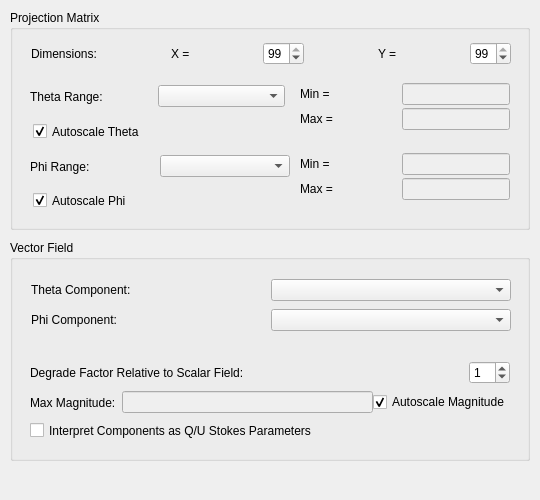
<?xml version="1.0" encoding="UTF-8"?>
<ui version="4.0">
 <author>Ted Kisner</author>
 <class>HealpixConfig</class>
 <widget class="QWidget" name="HealpixConfig">
  <property name="geometry">
   <rect>
    <x>0</x>
    <y>0</y>
    <width>540</width>
    <height>500</height>
   </rect>
  </property>
  <property name="sizePolicy">
   <sizepolicy hsizetype="Minimum" vsizetype="Minimum">
    <horstretch>0</horstretch>
    <verstretch>0</verstretch>
   </sizepolicy>
  </property>
  <property name="minimumSize">
   <size>
    <width>540</width>
    <height>500</height>
   </size>
  </property>
  <widget class="Q3ButtonGroup" name="matGroup">
   <property name="geometry">
    <rect>
     <x>10</x>
     <y>10</y>
     <width>520</width>
     <height>220</height>
    </rect>
   </property>
   <property name="sizePolicy">
    <sizepolicy hsizetype="Preferred" vsizetype="Preferred">
     <horstretch>0</horstretch>
     <verstretch>0</verstretch>
    </sizepolicy>
   </property>
   <property name="title">
    <string>Projection Matrix</string>
   </property>
   <widget class="QCheckBox" name="matPhiAuto">
    <property name="geometry">
     <rect>
      <x>23</x>
      <y>179</y>
      <width>140</width>
      <height>23</height>
     </rect>
    </property>
    <property name="text">
     <string>Autoscale Phi</string>
    </property>
    <property name="checked">
     <bool>true</bool>
    </property>
    <attribute name="buttonGroup">
     <string/>
    </attribute>
   </widget>
   <widget class="QCheckBox" name="matThetaAuto">
    <property name="geometry">
     <rect>
      <x>23</x>
      <y>110</y>
      <width>160</width>
      <height>23</height>
     </rect>
    </property>
    <property name="text">
     <string>Autoscale Theta</string>
    </property>
    <property name="checked">
     <bool>true</bool>
    </property>
    <attribute name="buttonGroup">
     <string/>
    </attribute>
   </widget>
   <widget class="QWidget" name="layout40">
    <property name="geometry">
     <rect>
      <x>20</x>
      <y>70</y>
      <width>255</width>
      <height>33</height>
     </rect>
    </property>
    <layout class="QHBoxLayout">
     <property name="spacing">
      <number>0</number>
     </property>
     <property name="margin">
      <number>0</number>
     </property>
     <item>
      <widget class="QLabel" name="matThetaLabel">
       <property name="text">
        <string>Theta Range: </string>
       </property>
       <property name="wordWrap">
        <bool>false</bool>
       </property>
      </widget>
     </item>
     <item>
      <widget class="KComboBox" name="matThetaUnits"/>
     </item>
    </layout>
   </widget>
   <widget class="QWidget" name="layout43">
    <property name="geometry">
     <rect>
      <x>21</x>
      <y>31</y>
      <width>480</width>
      <height>25</height>
     </rect>
    </property>
    <layout class="QHBoxLayout">
     <property name="spacing">
      <number>0</number>
     </property>
     <property name="margin">
      <number>0</number>
     </property>
     <item>
      <widget class="QLabel" name="matDimLabel">
       <property name="text">
        <string>Dimensions:</string>
       </property>
       <property name="wordWrap">
        <bool>false</bool>
       </property>
      </widget>
     </item>
     <item>
      <spacer name="spacer2">
       <property name="orientation">
        <enum>Qt::Horizontal</enum>
       </property>
       <property name="sizeType">
        <enum>QSizePolicy::Expanding</enum>
       </property>
       <property name="sizeHint" stdset="0">
        <size>
         <width>27</width>
         <height>21</height>
        </size>
       </property>
      </spacer>
     </item>
     <item>
      <widget class="QLabel" name="matDimXLabel">
       <property name="text">
        <string>X =</string>
       </property>
       <property name="wordWrap">
        <bool>false</bool>
       </property>
       <property name="buddy">
        <cstring>matDimX</cstring>
       </property>
      </widget>
     </item>
     <item>
      <spacer name="spacer2_3">
       <property name="orientation">
        <enum>Qt::Horizontal</enum>
       </property>
       <property name="sizeType">
        <enum>QSizePolicy::Expanding</enum>
       </property>
       <property name="sizeHint" stdset="0">
        <size>
         <width>16</width>
         <height>21</height>
        </size>
       </property>
      </spacer>
     </item>
     <item>
      <widget class="KIntSpinBox" name="matDimX">
       <property name="value">
        <number>99</number>
       </property>
       <property name="maxValue" stdset="0">
        <number>10000</number>
       </property>
      </widget>
     </item>
     <item>
      <spacer name="spacer2_3_2">
       <property name="orientation">
        <enum>Qt::Horizontal</enum>
       </property>
       <property name="sizeType">
        <enum>QSizePolicy::Expanding</enum>
       </property>
       <property name="sizeHint" stdset="0">
        <size>
         <width>37</width>
         <height>21</height>
        </size>
       </property>
      </spacer>
     </item>
     <item>
      <widget class="QLabel" name="matDimYLabel">
       <property name="text">
        <string>Y =</string>
       </property>
       <property name="wordWrap">
        <bool>false</bool>
       </property>
       <property name="buddy">
        <cstring>matDimY</cstring>
       </property>
      </widget>
     </item>
     <item>
      <spacer name="spacer2_3_3">
       <property name="orientation">
        <enum>Qt::Horizontal</enum>
       </property>
       <property name="sizeType">
        <enum>QSizePolicy::Expanding</enum>
       </property>
       <property name="sizeHint" stdset="0">
        <size>
         <width>27</width>
         <height>21</height>
        </size>
       </property>
      </spacer>
     </item>
     <item>
      <widget class="KIntSpinBox" name="matDimY">
       <property name="value">
        <number>99</number>
       </property>
       <property name="maxValue" stdset="0">
        <number>10000</number>
       </property>
      </widget>
     </item>
    </layout>
   </widget>
   <widget class="QWidget" name="layout32">
    <property name="geometry">
     <rect>
      <x>290</x>
      <y>70</y>
      <width>210</width>
      <height>54</height>
     </rect>
    </property>
    <layout class="QGridLayout">
     <property name="margin">
      <number>0</number>
     </property>
     <property name="spacing">
      <number>0</number>
     </property>
     <item row="1" column="1">
      <spacer name="spacer52_5_3">
       <property name="orientation">
        <enum>Qt::Horizontal</enum>
       </property>
       <property name="sizeType">
        <enum>QSizePolicy::Expanding</enum>
       </property>
       <property name="sizeHint" stdset="0">
        <size>
         <width>16</width>
         <height>21</height>
        </size>
       </property>
      </spacer>
     </item>
     <item row="1" column="0">
      <widget class="QLabel" name="matThetaMaxLabel">
       <property name="text">
        <string>Max =</string>
       </property>
       <property name="wordWrap">
        <bool>false</bool>
       </property>
       <property name="buddy">
        <cstring>matThetaMax</cstring>
       </property>
      </widget>
     </item>
     <item row="0" column="2">
      <widget class="KLineEdit" name="matThetaMin">
       <property name="enabled">
        <bool>false</bool>
       </property>
      </widget>
     </item>
     <item row="1" column="2">
      <widget class="KLineEdit" name="matThetaMax">
       <property name="enabled">
        <bool>false</bool>
       </property>
      </widget>
     </item>
     <item row="0" column="1">
      <spacer name="spacer52_5">
       <property name="orientation">
        <enum>Qt::Horizontal</enum>
       </property>
       <property name="sizeType">
        <enum>QSizePolicy::Expanding</enum>
       </property>
       <property name="sizeHint" stdset="0">
        <size>
         <width>16</width>
         <height>21</height>
        </size>
       </property>
      </spacer>
     </item>
     <item row="0" column="0">
      <widget class="QLabel" name="matThetaMinLabel">
       <property name="text">
        <string>Min =</string>
       </property>
       <property name="wordWrap">
        <bool>false</bool>
       </property>
       <property name="buddy">
        <cstring>matThetaMin</cstring>
       </property>
      </widget>
     </item>
    </layout>
   </widget>
   <widget class="QWidget" name="layout42">
    <property name="geometry">
     <rect>
      <x>20</x>
      <y>140</y>
      <width>260</width>
      <height>33</height>
     </rect>
    </property>
    <layout class="QHBoxLayout">
     <property name="spacing">
      <number>0</number>
     </property>
     <property name="margin">
      <number>0</number>
     </property>
     <item>
      <widget class="QLabel" name="matPhiLabel">
       <property name="text">
        <string>Phi Range: </string>
       </property>
       <property name="wordWrap">
        <bool>false</bool>
       </property>
      </widget>
     </item>
     <item>
      <widget class="KComboBox" name="matPhiUnits"/>
     </item>
    </layout>
   </widget>
   <widget class="QWidget" name="layout33">
    <property name="geometry">
     <rect>
      <x>290</x>
      <y>140</y>
      <width>210</width>
      <height>54</height>
     </rect>
    </property>
    <layout class="QGridLayout">
     <property name="margin">
      <number>0</number>
     </property>
     <property name="spacing">
      <number>0</number>
     </property>
     <item row="1" column="1">
      <spacer name="spacer52_5_3_2">
       <property name="orientation">
        <enum>Qt::Horizontal</enum>
       </property>
       <property name="sizeType">
        <enum>QSizePolicy::Expanding</enum>
       </property>
       <property name="sizeHint" stdset="0">
        <size>
         <width>16</width>
         <height>21</height>
        </size>
       </property>
      </spacer>
     </item>
     <item row="0" column="1">
      <spacer name="spacer52_5_2">
       <property name="orientation">
        <enum>Qt::Horizontal</enum>
       </property>
       <property name="sizeType">
        <enum>QSizePolicy::Expanding</enum>
       </property>
       <property name="sizeHint" stdset="0">
        <size>
         <width>16</width>
         <height>21</height>
        </size>
       </property>
      </spacer>
     </item>
     <item row="1" column="0">
      <widget class="QLabel" name="matPhiMaxLabel">
       <property name="text">
        <string>Max =</string>
       </property>
       <property name="wordWrap">
        <bool>false</bool>
       </property>
       <property name="buddy">
        <cstring>matPhiMax</cstring>
       </property>
      </widget>
     </item>
     <item row="0" column="2">
      <widget class="KLineEdit" name="matPhiMin">
       <property name="enabled">
        <bool>false</bool>
       </property>
      </widget>
     </item>
     <item row="0" column="0">
      <widget class="QLabel" name="matPhiMinLabel">
       <property name="text">
        <string>Min =</string>
       </property>
       <property name="wordWrap">
        <bool>false</bool>
       </property>
       <property name="buddy">
        <cstring>matPhiMin</cstring>
       </property>
      </widget>
     </item>
     <item row="1" column="2">
      <widget class="KLineEdit" name="matPhiMax">
       <property name="enabled">
        <bool>false</bool>
       </property>
      </widget>
     </item>
    </layout>
   </widget>
  </widget>
  <widget class="Q3ButtonGroup" name="vecGroup">
   <property name="geometry">
    <rect>
     <x>10</x>
     <y>240</y>
     <width>520</width>
     <height>221</height>
    </rect>
   </property>
   <property name="title">
    <string>Vector Field</string>
   </property>
   <widget class="QCheckBox" name="vecQU">
    <property name="geometry">
     <rect>
      <x>20</x>
      <y>180</y>
      <width>440</width>
      <height>21</height>
     </rect>
    </property>
    <property name="text">
     <string>Interpret Components as Q/U Stokes Parameters</string>
    </property>
    <attribute name="buttonGroup">
     <string/>
    </attribute>
   </widget>
   <widget class="QWidget" name="layout44">
    <property name="geometry">
     <rect>
      <x>21</x>
      <y>31</y>
      <width>480</width>
      <height>70</height>
     </rect>
    </property>
    <layout class="QGridLayout">
     <property name="margin">
      <number>0</number>
     </property>
     <property name="spacing">
      <number>0</number>
     </property>
     <item row="0" column="1">
      <widget class="KComboBox" name="vecTheta"/>
     </item>
     <item row="0" column="0">
      <widget class="QLabel" name="vecThetaLabel">
       <property name="text">
        <string>Theta Component:</string>
       </property>
       <property name="wordWrap">
        <bool>false</bool>
       </property>
       <property name="buddy">
        <cstring>vecComp1</cstring>
       </property>
      </widget>
     </item>
     <item row="1" column="0">
      <widget class="QLabel" name="vecPhiLabel">
       <property name="text">
        <string>Phi Component:</string>
       </property>
       <property name="wordWrap">
        <bool>false</bool>
       </property>
       <property name="buddy">
        <cstring>vecComp2</cstring>
       </property>
      </widget>
     </item>
     <item row="1" column="1">
      <widget class="KComboBox" name="vecPhi"/>
     </item>
    </layout>
   </widget>
   <widget class="QWidget" name="layout45">
    <property name="geometry">
     <rect>
      <x>20</x>
      <y>120</y>
      <width>480</width>
      <height>25</height>
     </rect>
    </property>
    <layout class="QHBoxLayout">
     <property name="spacing">
      <number>0</number>
     </property>
     <property name="margin">
      <number>0</number>
     </property>
     <item>
      <widget class="QLabel" name="vecDegradeLabel">
       <property name="text">
        <string>Degrade Factor Relative to Scalar Field:</string>
       </property>
       <property name="wordWrap">
        <bool>false</bool>
       </property>
       <property name="buddy">
        <cstring>vecDegrade</cstring>
       </property>
      </widget>
     </item>
     <item>
      <spacer name="spacer2_2_3_2_3">
       <property name="orientation">
        <enum>Qt::Horizontal</enum>
       </property>
       <property name="sizeType">
        <enum>QSizePolicy::Expanding</enum>
       </property>
       <property name="sizeHint" stdset="0">
        <size>
         <width>83</width>
         <height>21</height>
        </size>
       </property>
      </spacer>
     </item>
     <item>
      <widget class="KIntSpinBox" name="vecDegrade">
       <property name="value">
        <number>1</number>
       </property>
       <property name="maxValue" stdset="0">
        <number>12</number>
       </property>
      </widget>
     </item>
    </layout>
   </widget>
   <widget class="QWidget" name="layout46">
    <property name="geometry">
     <rect>
      <x>20</x>
      <y>150</y>
      <width>480</width>
      <height>25</height>
     </rect>
    </property>
    <layout class="QHBoxLayout">
     <property name="spacing">
      <number>0</number>
     </property>
     <property name="margin">
      <number>0</number>
     </property>
     <item>
      <widget class="QLabel" name="vecMagLabel">
       <property name="text">
        <string>Max Magnitude:  </string>
       </property>
       <property name="wordWrap">
        <bool>false</bool>
       </property>
       <property name="buddy">
        <cstring>vecMag</cstring>
       </property>
      </widget>
     </item>
     <item>
      <widget class="KLineEdit" name="vecMag">
       <property name="enabled">
        <bool>false</bool>
       </property>
      </widget>
     </item>
     <item>
      <widget class="QCheckBox" name="vecMagAuto">
       <property name="text">
        <string>Autoscale Magnitude</string>
       </property>
       <property name="checked">
        <bool>true</bool>
       </property>
      </widget>
     </item>
    </layout>
   </widget>
  </widget>
 </widget>
 <layoutdefault spacing="6" margin="11"/>
 <pixmapfunction>qPixmapFromMimeSource</pixmapfunction>
 <customwidgets>
  <customwidget>
   <class>Q3GroupBox</class>
   <extends>QGroupBox</extends>
   <header>Qt3Support/Q3GroupBox</header>
   <container>1</container>
  </customwidget>
  <customwidget>
   <class>Q3ButtonGroup</class>
   <extends>Q3GroupBox</extends>
   <header>Qt3Support/Q3ButtonGroup</header>
   <container>1</container>
  </customwidget>
  <customwidget>
   <class>KIntSpinBox</class>
   <extends>QSpinBox</extends>
   <header>knuminput.h</header>
  </customwidget>
  <customwidget>
   <class>KLineEdit</class>
   <extends>QLineEdit</extends>
   <header>klineedit.h</header>
  </customwidget>
  <customwidget>
   <class>KComboBox</class>
   <extends>QComboBox</extends>
   <header>kcombobox.h</header>
  </customwidget>
 </customwidgets>
 <tabstops>
  <tabstop>matDimX</tabstop>
  <tabstop>matDimY</tabstop>
  <tabstop>matThetaMin</tabstop>
  <tabstop>matThetaAuto</tabstop>
  <tabstop>matThetaMax</tabstop>
  <tabstop>matPhiMin</tabstop>
  <tabstop>matPhiAuto</tabstop>
  <tabstop>matPhiMax</tabstop>
  <tabstop>vecTheta</tabstop>
  <tabstop>vecPhi</tabstop>
  <tabstop>vecDegrade</tabstop>
  <tabstop>vecMag</tabstop>
  <tabstop>vecMagAuto</tabstop>
  <tabstop>vecQU</tabstop>
 </tabstops>
 <includes>
  <include location="local">kcombobox.h</include>
  <include location="local">knuminput.h</include>
  <include location="local">knuminput.h</include>
  <include location="local">klineedit.h</include>
  <include location="local">klineedit.h</include>
  <include location="local">kcombobox.h</include>
  <include location="local">klineedit.h</include>
  <include location="local">klineedit.h</include>
  <include location="local">kcombobox.h</include>
  <include location="local">kcombobox.h</include>
  <include location="local">knuminput.h</include>
  <include location="local">klineedit.h</include>
 </includes>
 <resources/>
 <connections>
  <connection>
   <sender>matThetaAuto</sender>
   <signal>toggled(bool)</signal>
   <receiver>matThetaMin</receiver>
   <slot>setDisabled(bool)</slot>
   <hints>
    <hint type="sourcelabel">
     <x>20</x>
     <y>20</y>
    </hint>
    <hint type="destinationlabel">
     <x>20</x>
     <y>20</y>
    </hint>
   </hints>
  </connection>
  <connection>
   <sender>matThetaAuto</sender>
   <signal>toggled(bool)</signal>
   <receiver>matThetaMax</receiver>
   <slot>setDisabled(bool)</slot>
   <hints>
    <hint type="sourcelabel">
     <x>20</x>
     <y>20</y>
    </hint>
    <hint type="destinationlabel">
     <x>20</x>
     <y>20</y>
    </hint>
   </hints>
  </connection>
  <connection>
   <sender>matPhiAuto</sender>
   <signal>toggled(bool)</signal>
   <receiver>matPhiMin</receiver>
   <slot>setDisabled(bool)</slot>
   <hints>
    <hint type="sourcelabel">
     <x>20</x>
     <y>20</y>
    </hint>
    <hint type="destinationlabel">
     <x>20</x>
     <y>20</y>
    </hint>
   </hints>
  </connection>
  <connection>
   <sender>matPhiAuto</sender>
   <signal>toggled(bool)</signal>
   <receiver>matPhiMax</receiver>
   <slot>setDisabled(bool)</slot>
   <hints>
    <hint type="sourcelabel">
     <x>20</x>
     <y>20</y>
    </hint>
    <hint type="destinationlabel">
     <x>20</x>
     <y>20</y>
    </hint>
   </hints>
  </connection>
  <connection>
   <sender>vecMagAuto</sender>
   <signal>toggled(bool)</signal>
   <receiver>vecMag</receiver>
   <slot>setDisabled(bool)</slot>
   <hints>
    <hint type="sourcelabel">
     <x>20</x>
     <y>20</y>
    </hint>
    <hint type="destinationlabel">
     <x>20</x>
     <y>20</y>
    </hint>
   </hints>
  </connection>
 </connections>
</ui>
